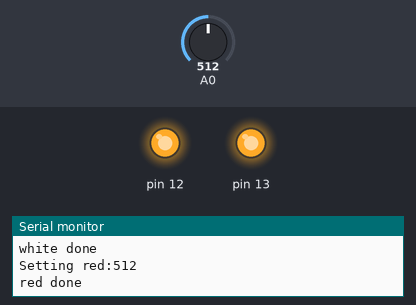
The sketch below on a simulated Arduino Uno, built with avr-gcc and run on an emulated ATmega328P. Parts: output pins drawn as LEDs (lit = HIGH), the last lines printed to the serial monitor. Dashed ring = blinking. The test bench sets the inputs (shaded band); at power-on: A0 = 512.

Above: at 0.38 s.
1.3 s: A0 set to 122
At 1.74 s:
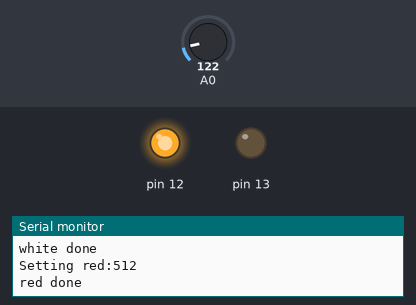
4.3 s: A0 set to 511
7.3 s: A0 set to 0
At 8.11 s:
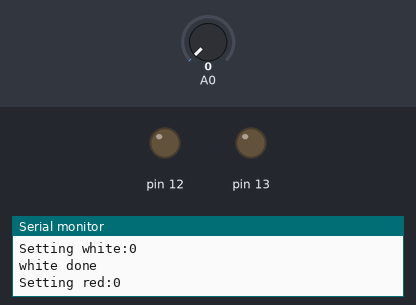
10.3 s: A0 set to 306
At 10.51 s:
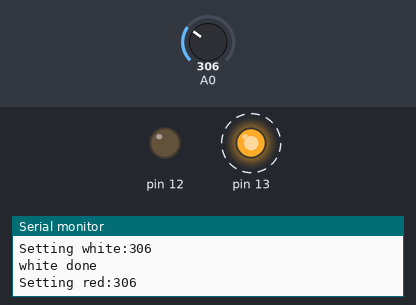
Timing chart, 0 to 14.3 s (numbered marks = the images above; inputs shaded):
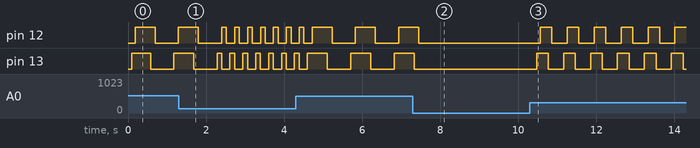

Measured:
- after the input at 7.3 s, pin 12: goes on until 7.5 s, then stays LOW; pin 13: goes on until 7.3 s, then stays LOW
- after the input at 10.3 s, pin 12: alternates HIGH for 0.30 s and LOW for 0.39 s, starting after 0.26 s; pin 13: alternates HIGH for 0.30 s and LOW for 0.39 s, starting after 0.17 s
- by itself, pin 13: repeats every 1.1 s: HIGH 0.51 s, LOW 0.60 s

The sketch:

mutex_demo.ino
```cpp
#include <Arduino_FreeRTOS.h>
#include <semphr.h>

int sensorValue = 500;

SemaphoreHandle_t xSerialSemaphore;

// define two tasks for Blink & AnalogRead
void TaskBlinkRed( void *pvParameters );
void TaskBlinkWhite( void *pvParameters );
void TaskAnalogRead( void *pvParameters );

// the setup function runs once when you press reset or power the board
void setup() {

  if ( xSerialSemaphore == NULL )  // Check to confirm that the Serial Semaphore has not already been created.
  {
    xSerialSemaphore = xSemaphoreCreateMutex();  // Create a mutex semaphore we will use to manage the Serial Port
    if ( ( xSerialSemaphore ) != NULL )
      xSemaphoreGive( ( xSerialSemaphore ) );  // Make the Serial Port available for use, by "Giving" the Semaphore.
  }

  // Now set up two tasks to run independently.
  xTaskCreate(
    TaskBlinkWhite
    ,  (const portCHAR *)"BlinkWhite"   // A name just for humans
    ,  128  // Stack size
    ,  NULL
    ,  2  // priority
    ,  NULL );

  xTaskCreate(
    TaskBlinkRed
    ,  (const portCHAR *)"BlinkRed"   // A name just for humans
    ,  128  // Stack size
    ,  NULL
    ,  3  // priority
    ,  NULL );

  xTaskCreate(
    TaskAnalogRead
    ,  (const portCHAR *) "AnalogRead"
    ,  128 // This stack size can be checked & adjusted by reading Highwater
    ,  NULL
    ,  1  // priority
    ,  NULL );

  // Now the task scheduler, which takes over control of scheduling individual tasks, is automatically started.
}

void loop()
{
  // Empty. Things are done in Tasks.
}


int getSensorValue()
{
  return sensorValue;

  }

/*--------------------------------------------------*/
/*---------------------- Tasks ---------------------*/
/*--------------------------------------------------*/

void TaskBlinkWhite(void *pvParameters)  // This is a task.
{
  (void) pvParameters;

  // initialize digital pin 13 as an output.
  pinMode(13, OUTPUT);

  for (;;)// A Task shall never return or exit.
  {
    int currentValue = 0;

    boolean taken = true;

    while(taken)  // A Task shall never return or exit.
    {
      if ( xSemaphoreTake( xSerialSemaphore, ( TickType_t ) 5 ) == pdTRUE )
      {

        taken = false;

        Serial.print("Setting white:");
        Serial.println(sensorValue);

        currentValue = sensorValue;
        vTaskDelay(100 / portTICK_PERIOD_MS);

        xSemaphoreGive( xSerialSemaphore ); // Now free or "Give" the Serial Port for others.
      }
        vTaskDelay(1 /  portTICK_PERIOD_MS);
    }

    Serial.println("white done");

    digitalWrite(13, HIGH);   // turn the LED on (HIGH is the voltage level)
    vTaskDelay( currentValue / portTICK_PERIOD_MS ); // wait for one second
    digitalWrite(13, LOW);    // turn the LED off by making the voltage LOW
    vTaskDelay( currentValue / portTICK_PERIOD_MS ); // wait for one second
  }
}


void TaskBlinkRed(void *pvParameters)  // This is a task.
{
  (void) pvParameters;

  // initialize digital pin 13 as an output.
  pinMode(12, OUTPUT);

  for (;;) // A Task shall never return or exit.
  {

    boolean taken = true;
    int currentValue = 0;

    while(taken)
    {

      // See if we can obtain or "Take" the Serial Semaphore.
      // If the semaphore is not available, wait 5 ticks of the Scheduler to see if it becomes free.
      if ( xSemaphoreTake( xSerialSemaphore, ( TickType_t ) 5 ) == pdTRUE )
      {

        taken = false;

        Serial.print("Setting red:");
        Serial.println(sensorValue);

        currentValue = sensorValue;
        vTaskDelay(100/ portTICK_PERIOD_MS);
        xSemaphoreGive( xSerialSemaphore ); // Now free or "Give" the Serial Port for others.
      }

        vTaskDelay(1 / portTICK_PERIOD_MS);

    }

    Serial.println("red done");

    digitalWrite(12, HIGH);   // turn the LED on (HIGH is the voltage level)
    vTaskDelay( currentValue / portTICK_PERIOD_MS ); // wait for one second
    digitalWrite(12, LOW);    // turn the LED off by making the voltage LOW
    vTaskDelay( currentValue / portTICK_PERIOD_MS ); // wait for one second
  }
}


void TaskAnalogRead(void *pvParameters)  // This is a task.
{
  (void) pvParameters;

  // initialize serial communication at 9600 bits per second:
  Serial.begin(9600);

  for (;;)
  {

    // read the input on analog pin 0:
    sensorValue = analogRead(A0);
    // print out the value you read:
   //Serial.println(sensorValue);
    vTaskDelay(1);  // one tick delay (15ms) in between reads for stability
  }
}
```
